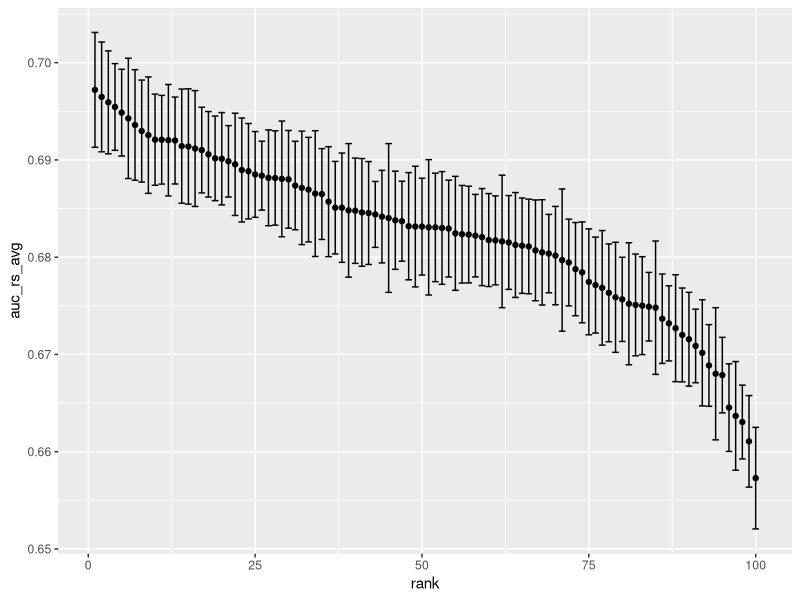
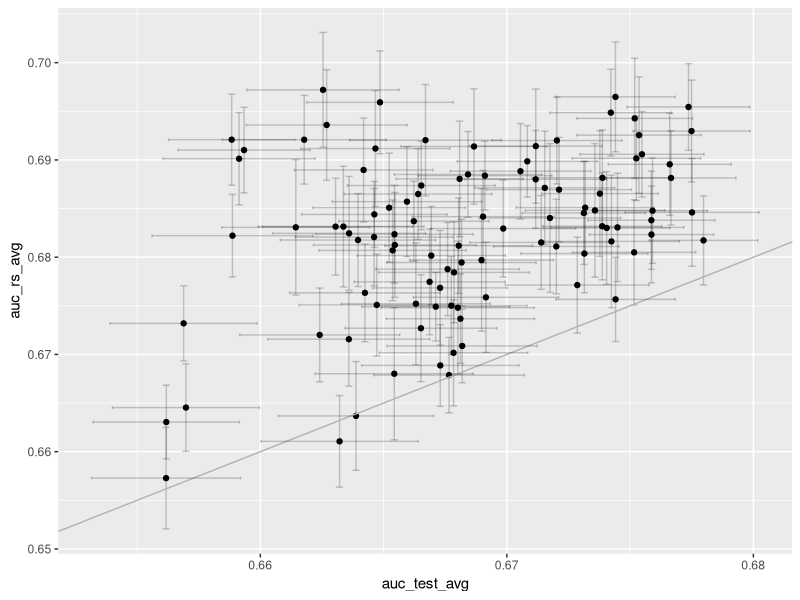
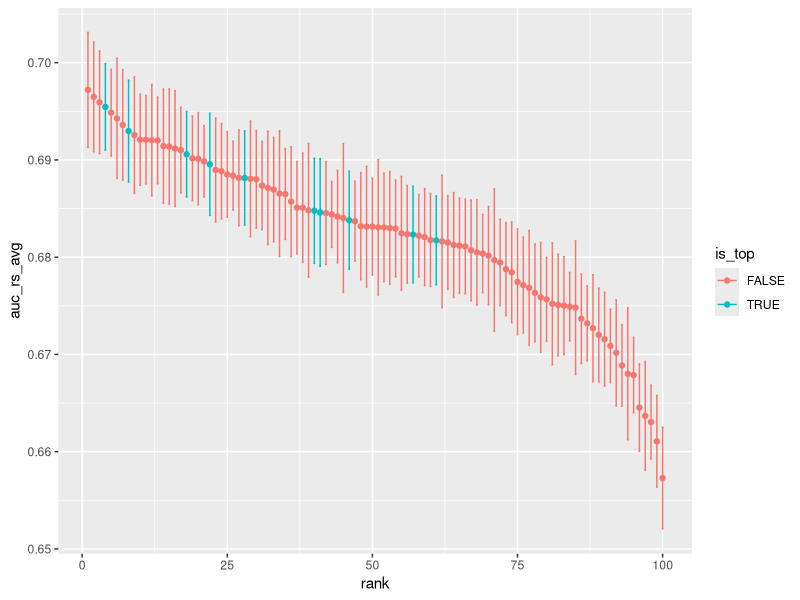
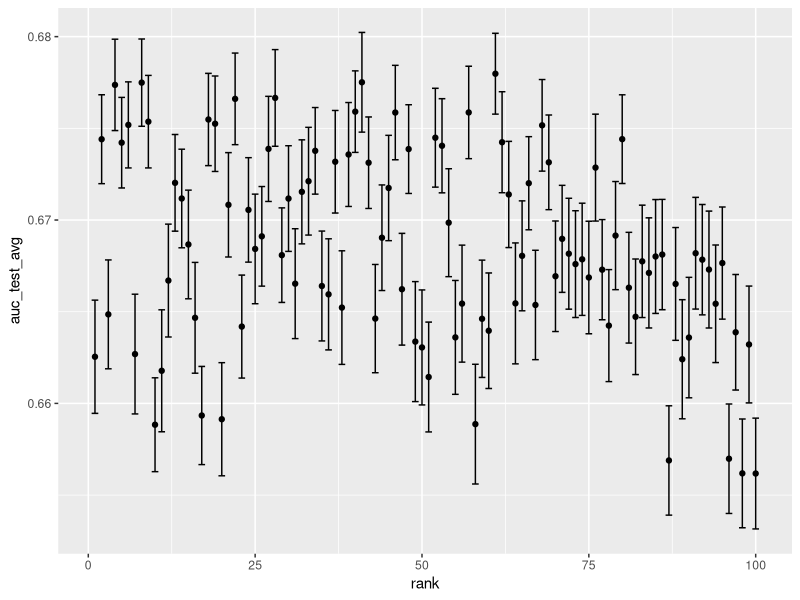
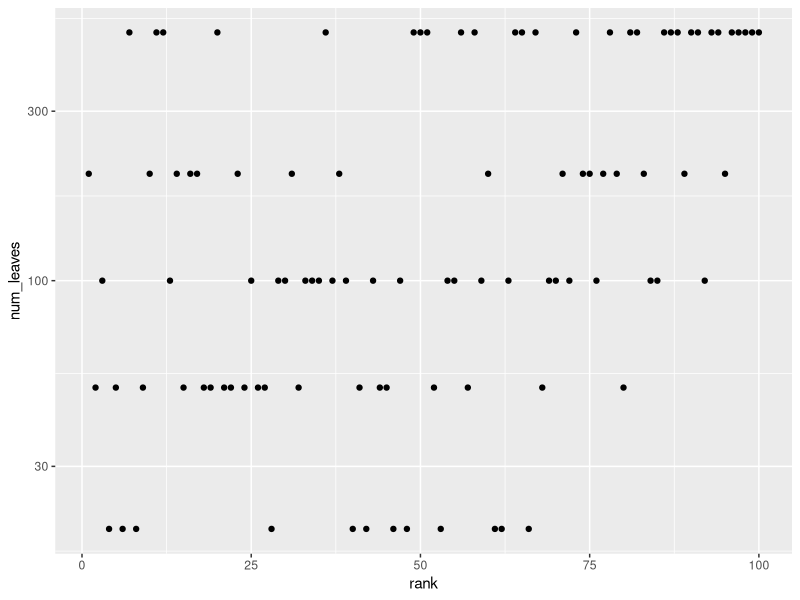
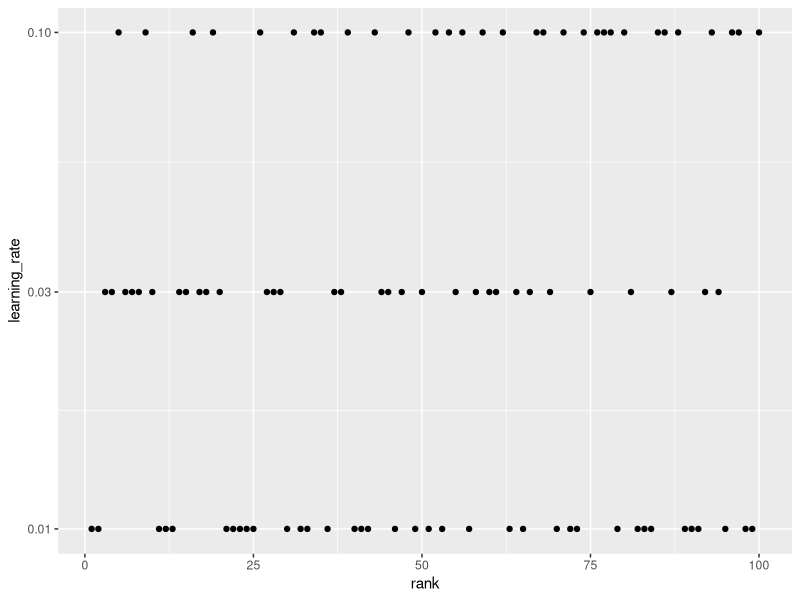
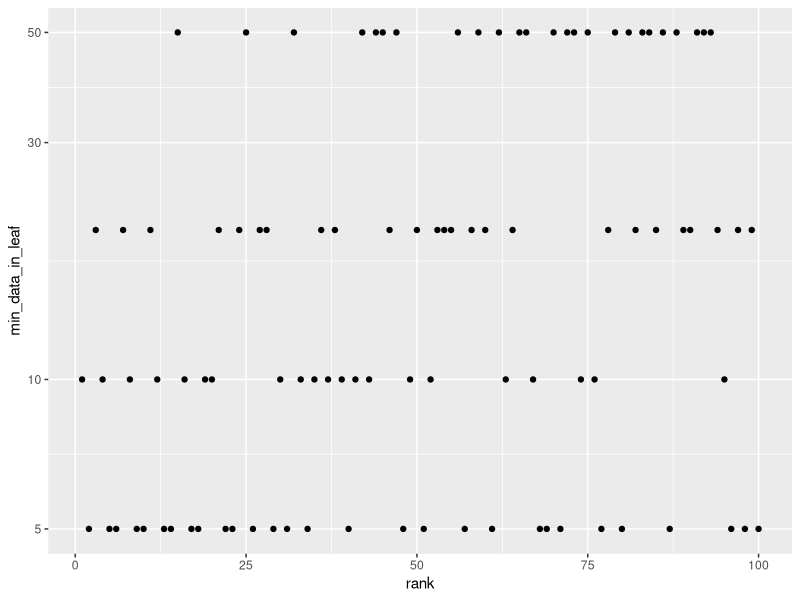
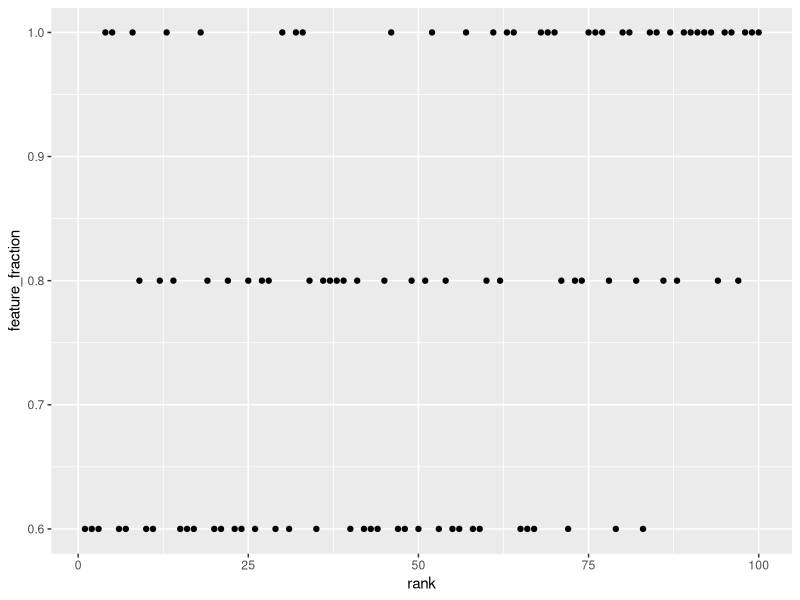

These charts were generated, in order, by the following R code:
## ---- chunk 1

library(data.table)
library(dplyr)
library(ggplot2)

d_pm_res <- fread("res-10K.csv")


d_pm_res %>% mutate(rank = dense_rank(desc(auc_rs_avg))) %>% ggplot() + geom_point(aes(x = rank, y = auc_rs_avg)) +
  geom_errorbar(aes(x = rank, ymin = auc_rs_avg-auc_rs_std, ymax = auc_rs_avg+auc_rs_std), width = 1)

d_pm_res %>% ggplot(aes(x = auc_test_avg, y = auc_rs_avg)) + geom_point() +
  geom_errorbar(aes(ymin = auc_rs_avg-auc_rs_std, ymax = auc_rs_avg+auc_rs_std), width = 0.0003, alpha = 0.2) +
  geom_abline(slope = 1, color = "grey70") +
  geom_errorbarh(aes(xmin = auc_test_avg-auc_test_sd, xmax = auc_test_avg+auc_test_sd), height = 0.0003, alpha = 0.2)

auc_test_top <- sort(d_pm_res$auc_test_avg, decreasing = TRUE)[10]
d_pm_res %>% mutate(rank = dense_rank(desc(auc_rs_avg))) %>% mutate(is_top = auc_test_avg>=auc_test_top) %>%
  ggplot(aes(color = is_top)) + geom_point(aes(x = rank, y = auc_rs_avg)) +
  geom_errorbar(aes(x = rank, ymin = auc_rs_avg-auc_rs_std, ymax = auc_rs_avg+auc_rs_std), width = 0.3)

d_pm_res %>% mutate(rank = dense_rank(desc(auc_rs_avg))) %>% ggplot() + geom_point(aes(x = rank, y = auc_test_avg)) +
  geom_errorbar(aes(x = rank, ymin = auc_test_avg-auc_test_sd, ymax = auc_test_avg+auc_test_sd), width = 1)


cor(d_pm_res$auc_rs_avg, d_pm_res$auc_test_avg)
cor(d_pm_res$auc_rs_avg, d_pm_res$auc_test_avg, method = "spearman")


d_pm_res %>% arrange(desc(auc_rs_avg)) %>% head(10)
d_pm_res %>% arrange(desc(auc_test_avg)) %>% head(10)


d_pm_res %>% mutate(rank = dense_rank(desc(auc_rs_avg))) %>% ggplot() + geom_point(aes(x = rank, y = num_leaves)) + scale_y_log10()

d_pm_res %>% mutate(rank = dense_rank(desc(auc_rs_avg))) %>% ggplot() + geom_point(aes(x = rank, y = learning_rate)) + scale_y_log10()

d_pm_res %>% mutate(rank = dense_rank(desc(auc_rs_avg))) %>% ggplot() + geom_point(aes(x = rank, y = min_data_in_leaf)) + scale_y_log10()

d_pm_res %>% mutate(rank = dense_rank(desc(auc_rs_avg))) %>% ggplot() + geom_point(aes(x = rank, y = feature_fraction)) 

d_pm_res %>% mutate(rank = dense_rank(desc(auc_rs_avg))) %>% ggplot() + geom_point(aes(x = rank, y = bagging_fraction)) 

d_pm_res %>% mutate(rank = dense_rank(desc(auc_rs_avg))) %>% ggplot() + geom_point(aes(x = rank, y = lambda_l1)) 

d_pm_res %>% mutate(rank = dense_rank(desc(auc_rs_avg))) %>% ggplot() + geom_point(aes(x = rank, y = lambda_l2)) 



d_pm_res %>% mutate(rank = dense_rank(desc(auc_rs_avg))) %>% ggplot() + geom_point(aes(x = rank, y = ntrees))

d_pm_res %>% mutate(rank = dense_rank(desc(auc_rs_avg))) %>% ggplot() + geom_point(aes(x = rank, y = ntrees)) + scale_y_log10(breaks=c(30,100,300,1000,3000))

d_pm_res %>% mutate(rank = dense_rank(desc(auc_rs_avg))) %>% ggplot() + geom_point(aes(x = rank, y = runtm)) 

d_pm_res %>% mutate(rank = dense_rank(desc(auc_rs_avg))) %>% ggplot() + geom_point(aes(x = rank, y = runtm)) + scale_y_log10(breaks=c(1,3,10,30,100))



